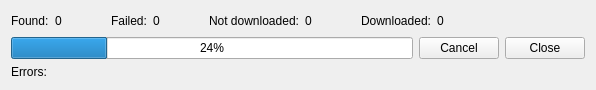
<?xml version="1.0" encoding="UTF-8"?>
<ui version="4.0">
 <class>ScanExtender</class>
 <widget class="QWidget" name="ScanExtender">
  <property name="geometry">
   <rect>
    <x>0</x>
    <y>0</y>
    <width>596</width>
    <height>88</height>
   </rect>
  </property>
  <layout class="QVBoxLayout" name="verticalLayout">
   <item>
    <layout class="QHBoxLayout" name="horizontalLayout_6">
     <item>
      <layout class="QHBoxLayout" name="horizontalLayout_2">
       <item>
        <widget class="QLabel" name="textLabel2">
         <property name="text">
          <string>Found:</string>
         </property>
         <property name="wordWrap">
          <bool>false</bool>
         </property>
        </widget>
       </item>
       <item>
        <widget class="QLabel" name="chunks_found">
         <property name="sizePolicy">
          <sizepolicy hsizetype="Preferred" vsizetype="Preferred">
           <horstretch>0</horstretch>
           <verstretch>0</verstretch>
          </sizepolicy>
         </property>
         <property name="minimumSize">
          <size>
           <width>50</width>
           <height>0</height>
          </size>
         </property>
         <property name="toolTip">
          <string>The number of chunks which were not downloaded but have been found anyway.</string>
         </property>
         <property name="frameShape">
          <enum>QFrame::NoFrame</enum>
         </property>
         <property name="text">
          <string>0</string>
         </property>
         <property name="alignment">
          <set>Qt::AlignLeading|Qt::AlignLeft|Qt::AlignVCenter</set>
         </property>
         <property name="wordWrap">
          <bool>false</bool>
         </property>
        </widget>
       </item>
      </layout>
     </item>
     <item>
      <layout class="QHBoxLayout" name="horizontalLayout_3">
       <item>
        <widget class="QLabel" name="textLabel3">
         <property name="text">
          <string>Failed:</string>
         </property>
         <property name="wordWrap">
          <bool>false</bool>
         </property>
        </widget>
       </item>
       <item>
        <widget class="QLabel" name="chunks_failed">
         <property name="minimumSize">
          <size>
           <width>50</width>
           <height>0</height>
          </size>
         </property>
         <property name="toolTip">
          <string>The number of chunks which have been downloaded, and which are not OK.</string>
         </property>
         <property name="frameShape">
          <enum>QFrame::NoFrame</enum>
         </property>
         <property name="frameShadow">
          <enum>QFrame::Plain</enum>
         </property>
         <property name="text">
          <string>0</string>
         </property>
         <property name="alignment">
          <set>Qt::AlignLeading|Qt::AlignLeft|Qt::AlignVCenter</set>
         </property>
         <property name="wordWrap">
          <bool>false</bool>
         </property>
        </widget>
       </item>
      </layout>
     </item>
     <item>
      <layout class="QHBoxLayout" name="horizontalLayout_4">
       <item>
        <widget class="QLabel" name="label">
         <property name="text">
          <string>Not downloaded:</string>
         </property>
        </widget>
       </item>
       <item>
        <widget class="QLabel" name="chunks_not_downloaded">
         <property name="sizePolicy">
          <sizepolicy hsizetype="Preferred" vsizetype="Preferred">
           <horstretch>0</horstretch>
           <verstretch>0</verstretch>
          </sizepolicy>
         </property>
         <property name="minimumSize">
          <size>
           <width>50</width>
           <height>0</height>
          </size>
         </property>
         <property name="toolTip">
          <string>The number of chunks which have not been downloaded.</string>
         </property>
         <property name="frameShape">
          <enum>QFrame::NoFrame</enum>
         </property>
         <property name="frameShadow">
          <enum>QFrame::Plain</enum>
         </property>
         <property name="text">
          <string>0</string>
         </property>
         <property name="alignment">
          <set>Qt::AlignLeading|Qt::AlignLeft|Qt::AlignVCenter</set>
         </property>
         <property name="wordWrap">
          <bool>false</bool>
         </property>
        </widget>
       </item>
      </layout>
     </item>
     <item>
      <layout class="QHBoxLayout" name="horizontalLayout_5">
       <item>
        <widget class="QLabel" name="label_2">
         <property name="text">
          <string>Downloaded:</string>
         </property>
        </widget>
       </item>
       <item>
        <widget class="QLabel" name="chunks_downloaded">
         <property name="minimumSize">
          <size>
           <width>50</width>
           <height>0</height>
          </size>
         </property>
         <property name="toolTip">
          <string>The number of chunks which have been downloaded, and which are OK.</string>
         </property>
         <property name="frameShape">
          <enum>QFrame::NoFrame</enum>
         </property>
         <property name="frameShadow">
          <enum>QFrame::Plain</enum>
         </property>
         <property name="text">
          <string>0</string>
         </property>
         <property name="alignment">
          <set>Qt::AlignLeading|Qt::AlignLeft|Qt::AlignVCenter</set>
         </property>
         <property name="wordWrap">
          <bool>false</bool>
         </property>
        </widget>
       </item>
      </layout>
     </item>
     <item>
      <spacer name="horizontalSpacer">
       <property name="orientation">
        <enum>Qt::Horizontal</enum>
       </property>
       <property name="sizeHint" stdset="0">
        <size>
         <width>40</width>
         <height>20</height>
        </size>
       </property>
      </spacer>
     </item>
    </layout>
   </item>
   <item>
    <layout class="QHBoxLayout" name="horizontalLayout">
     <item>
      <widget class="QProgressBar" name="progress_bar">
       <property name="value">
        <number>24</number>
       </property>
      </widget>
     </item>
     <item>
      <widget class="KPushButton" name="cancel_button">
       <property name="text">
        <string>Cancel</string>
       </property>
      </widget>
     </item>
     <item>
      <widget class="KPushButton" name="close_button">
       <property name="text">
        <string>Close</string>
       </property>
      </widget>
     </item>
    </layout>
   </item>
   <item>
    <widget class="QLabel" name="error_msg">
     <property name="text">
      <string>Errors:</string>
     </property>
    </widget>
   </item>
  </layout>
 </widget>
 <customwidgets>
  <customwidget>
   <class>KPushButton</class>
   <extends>QPushButton</extends>
   <header>kpushbutton.h</header>
  </customwidget>
 </customwidgets>
 <resources/>
 <connections/>
</ui>
